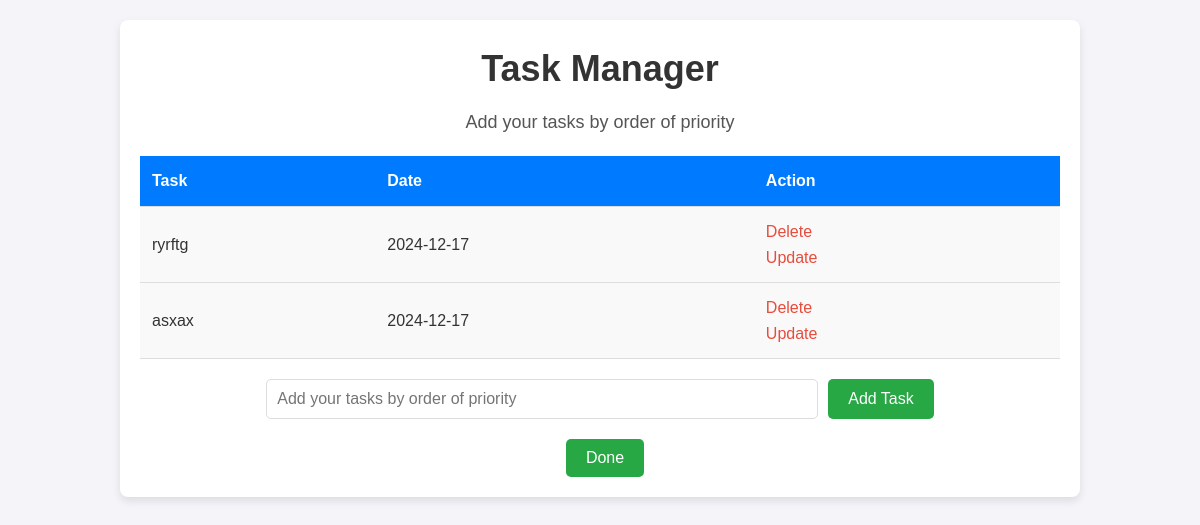
/, run on an earlier commit of the app's database.
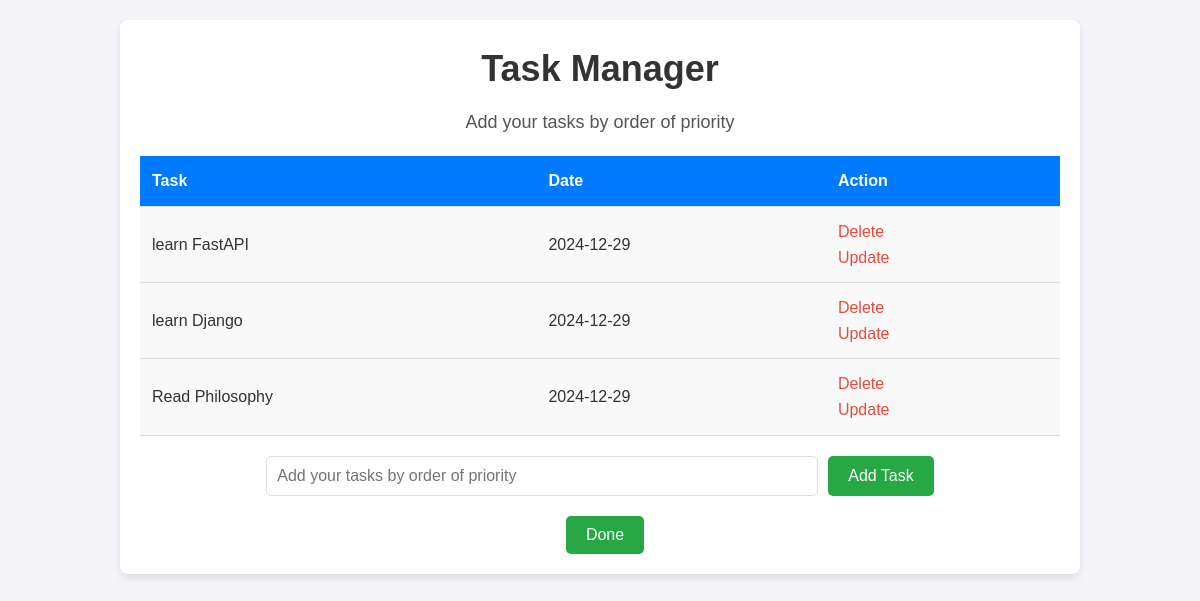
And on a later commit of the database.
### main.py (models this page shows, shortened)
class Todo(db.Model):
    id = db.Column(db.Integer, primary_key=True)
    content = db.Column(db.String(200), nullable=False)
    date = db.Column(db.DateTime, default=datetime.now())

### main.py (the view, shortened to what this page needs)
@app.route('/', methods=['POST', 'GET'])
def index():
    tasks = Todo.query.order_by(Todo.date).all() # this is a Todo object (db.Model) (tasks[0] is the earliest and the most prioritized)
    tasks_list = [task.content for task in tasks] #this is a list of strings (tasks[0] is the earliest and the most prioritized)
    stringifiedtasklist = ', '.join(tasks_list) #this is a string containing a list of strings
    session['tasks_list'] = stringifiedtasklist
    return render_template('index.html', tasks=tasks)

### templates/index.html (shortened to what this page needs)
{% extends 'base.html' %}
{% block body %}
<div class="content">
    <h1 style="text-align:center">Task Manager</h1>
    <p style="text-align:center">Add your tasks by order of priority</p>
    {% if tasks|length < 1 %}
        <h4 style="text-align:center">There are no tasks. Please add one or more</h4>
    {% else %}
        <table>
            <tr>
                <th>Task</th>
                <th>Date</th>
                <th>Action</th>
            </tr>
            {% for task in tasks %}
            <tr>
                <td>{{ task.content }}</td>
                <td>{{ task.date.date() }}</td>
                <td>
                    <a href="/delete/{{ task.id }}">Delete</a><br>
                    <a href="/update/{{ task.id }}">Update</a>
                </td>
            </tr>
            {% endfor %}
        </table>
    {% endif %}
    <form action="/" method="POST">
        <input type="text" name="content" id="content" placeholder="Add your tasks by order of priority">
        <input type="submit" value="Add Task">
    </form>
    <form action="/finalize_tasks" method="POST">
        <input type="submit" value="Done">
    </form>
</div>
{% endblock %}

What changed in the data, as far as the page shows it:
removed Todo: content "ryrftg", date "2024-12-17"
removed Todo: content "asxax", date "2024-12-17"
added Todo: content "learn FastAPI", date "2024-12-29"
added Todo: content "learn Django", date "2024-12-29"
added Todo: content "Read Philosophy", date "2024-12-29"
